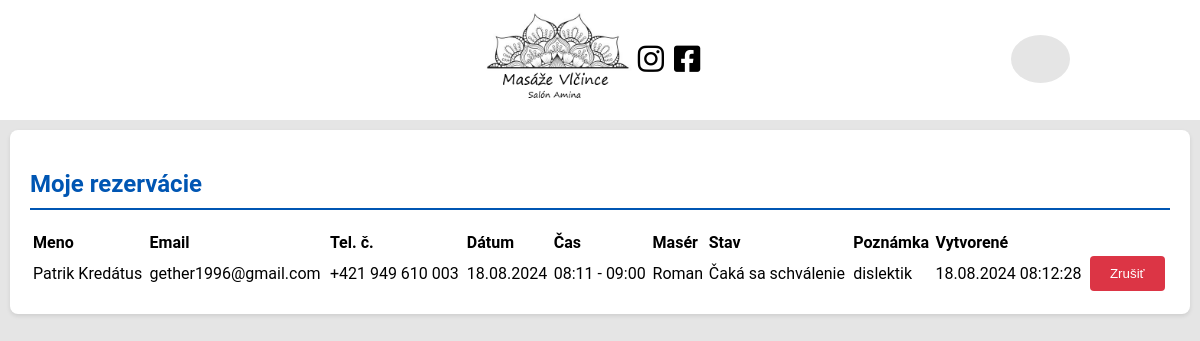
/profile/gether1996@gmail.com/, run on an earlier commit of the app's database.
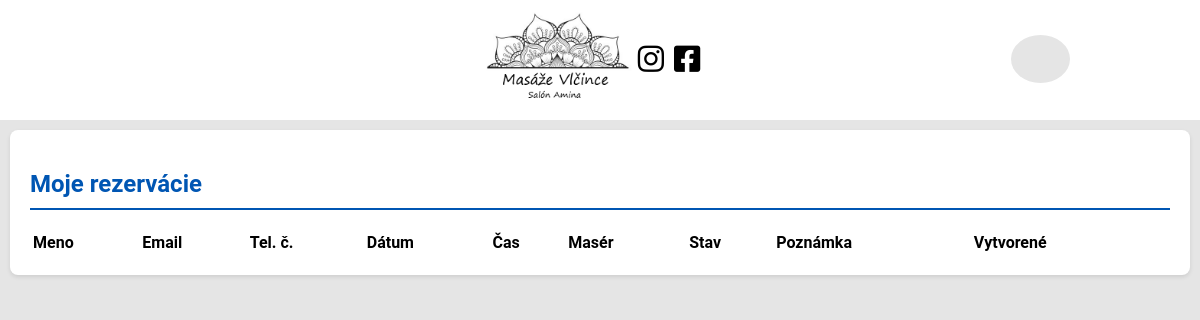
And on a later commit of the database.
### viewer/models.py (models this page shows)
class Reservation(Model):
    user = ForeignKey(CustomUser, on_delete=CASCADE, default=None, blank=True, null=True)
    name_surname = CharField(max_length=150)
    email = EmailField()
    phone_number = CharField(max_length=20)
    datetime_from = DateTimeField()
    datetime_to = DateTimeField()
    active = BooleanField(default=True)
    worker = CharField(max_length=100)
    status = CharField(max_length=50)
    created_at = DateTimeField()
    updated_at = DateTimeField()
    special_request = CharField(max_length=200, default=None, null=True, blank=True)
    personal_note = CharField(max_length=200, default=None, null=True, blank=True)
    cancellation_reason = CharField(max_length=254, default=None, blank=True, null=True)
    def get_date_string(self):
        return self.datetime_from.strftime('%d.%m.%Y')
    def get_time_range_string(self):
        time_from = self.datetime_from.strftime('%H:%M')
        time_to = self.datetime_to.strftime('%H:%M')
        return f'{time_from} - {time_to}'
    def get_created_at_string(self):
        return self.created_at.strftime('%d.%m.%Y %H:%M:%S')

### viewer/views.py (the view)
# urls.py: re_path(r'^profile/(?P<email>[^/]+)/$', profile, name='profile'),
def profile(request, email):
    try:
        user = CustomUser.objects.get(email=email)
        reservations = Reservation.objects.filter(user=user).order_by('datetime_from')
        reservation_data = [
            {
                'id': reservation.id,
                'name_surname': reservation.name_surname,
                'email': reservation.email,
                'phone_number': reservation.phone_number,
                'date': reservation.get_date_string(),
                'time': reservation.get_time_range_string(),
                'worker': reservation.worker,
                'status': reservation.status,
                'special_request': reservation.special_request,
                'created_at': reservation.get_created_at_string(),
            }
            for reservation in reservations
        ]
        context = {
            'reservation_data': reservation_data
        }
        return render(request, 'profile.html', context)
    except CustomUser.DoesNotExist:
        message = _('Najskôr sa prihláste.')
        return render(request, 'error.html', {'message': message})

### viewer/context_processors.py (called while the page is built)
def language_code(request):
    language_code = request.session.get('django_language', 'sk')
    return {'language_code': language_code}

### viewer/templates/profile.html (shortened to what this page needs)
{% extends 'base.html' %}
{% load static %}
{% load i18n %}
{% block content %}
    {% include 'navbar.html' %}
    <div class="table-container-profile">
        <h2>{% trans 'Moje rezervácie' %}</h2>
        <table class="table-profile">
            <thead>
                <tr>
                    <th>{% trans 'Meno' %}</th>
                    <th>Email</th>
                    <th>{% trans 'Tel. č.' %}</th>
                    <th>{% trans 'Dátum' %}</th>
                    <th>{% trans 'Čas' %}</th>
                    <th>{% trans 'Masér' %}</th>
                    <th>{% trans 'Stav' %}</th>
                    <th>{% trans 'Poznámka' %}</th>
                    <th>{% trans 'Vytvorené' %}</th>
                    <th></th>
                </tr>
            </thead>
            <tbody>
                {% for reservation in reservation_data %}
                    <tr>
                        <td>{{reservation.name_surname}}</td>
                        <td>{{reservation.email}}</td>
                        <td>{{reservation.phone_number}}</td>
                        <td>{{reservation.date}}</td>
                        <td>{{reservation.time}}</td>
                        <td>{{reservation.worker}}</td>
                        <td>{{reservation.status}}</td>
                        <td>{{reservation.special_request}}</td>
                        <td>{{reservation.created_at}}</td>
                        <td>
                            <button class="deactivate-btn" onclick="deactivate('{{ reservation.id }}')">{% trans 'Zrušiť' %}</button>
                        </td>
                    </tr>
                {% endfor %}
            </tbody>
        </table>
    </div>
{% endblock %}

### viewer/templates/base.html (shortened to what this page needs)
<!DOCTYPE html>
<html>
{% load static %}
<head>
    <link rel="stylesheet" href="{% static 'fontawesome/css/all.css' %}">
    <link rel="stylesheet" type="text/css" href="{% static 'style.css' %}">
</head>
<body>
    {% block content %}{% endblock %}
</body>
</html>

### viewer/templates/navbar.html (shortened to what this page needs)
{% load i18n %}
{% load static %}
{% load language_switch %}
<nav class="navbar">
    <div class="navbar-content">
        <a href="{% url 'homepage' %}">
            <img class="logo-image" src="{% static 'images/logo1.png' %}" alt="fasdf">
        </a>
        <div class="nav-contact">
          <div class="social-icons">
            <a href="https://www.instagram.com/masazevlcince/" target="_blank"><i class="fab fa-instagram" title="Instagram"></i></a>
          </div>
          <div class="social-icons">
            <a href="https://www.facebook.com/salonAminaSK" target="_blank"><i class="fa-brands fa-square-facebook" title="Facebook"></i></a>
          </div>
        </div>
        <div class="navbar-language-button">
        {% if language_code == 'en' %}
            <button class="switch-language-button"><img src="{% static 'images/united-kingdom.png' %}" alt="" title="{% trans 'Prepnúť jazyk' %}"></button>
        {% else %}
            <button class="switch-language-button"><img src="{% static 'images/slovakia.png' %}" alt="" title="{% trans 'Prepnúť jazyk' %}"></button>
        {% endif %}
        </div>
    {% if request.user.is_authenticated %}
        <div class="navbar-user-info">
            <b>{{ user.email }} <i class="fa-duotone fa-user avatar-user-icon" id="avatar-user-icon"></i></b>
            <div style="background-color: white;" class="dropdown" id="dropdown-menu">
                {% if user.is_superuser %}
                    <a class="dropdown-link" href="{% url 'settings_view' %}">{% trans 'Nastavenia' %}</a>
                    <a class="dropdown-link" href="{% url 'admin:index' %}viewer/reservation/">{% trans 'Prehľad rezervácií' %}</a>
                    <a class="dropdown-link" href="#" onclick="logoutConfirmation()"><i class="fas fa-sign-out-alt"></i> {% trans 'Odhlásiť sa' %}</a>
                {% else %}
                    <a class="dropdown-link" href="{% url 'profile' email=user.email %}">{% trans 'Môj profil' %}</a>
                    <a class="dropdown-link" href="#" onclick="logoutConfirmation()"><i class="fas fa-sign-out-alt"></i> {% trans 'Odhlásiť sa' %}</a>
                {% endif %}
            </div>
        </div>
    {% else %}
        <div class="navbar-user-info">
            <b><i class="fa-duotone fa-user avatar-user-icon" id="avatar-user-icon"></i></b>
        </div>
    {% endif %}
    </div>
</nav>

### static/style.css (style rules this page uses)
body { margin: 0px; padding: 0px; font-family: 'Roboto', sans-serif; background-color: #e5e5e5; }
.logo-image { width: 150px; cursor: pointer; }
.navbar { position: fixed; top: 0; width: 100%; height: 120px; background: white; font-weight: bold; justify-content: center; display: flex; align-items: center; z-index: 8000; }
.navbar-content { max-width: 200px; justify-content: center; display: flex; align-items: center; }
.navbar-user-info { position: absolute; top: 35px; right: 130px; font-size: 19px; background-color: transparent; border: none; margin-bottom: 0; padding: 0px; }
.avatar-user-icon { font-size: 20px; border: none; background-color: #e5e5e5; padding: 14px; border-radius: 50%; margin-bottom: 0; margin-left: 10px; cursor: pointer; transition: 0.3s; }
.nav-contact { display: flex; align-items: center; }
.fa-square-facebook, .fa-instagram { transition: 0.3s; }
.social-icons { display: flex; align-items: center; }
.social-icons a { text-decoration: none; color: black; margin: 5px; font-size: 30px; }
.switch-language-button { background-color: transparent; border-radius: 50%; border: none; transition: 0.3s; margin-bottom: 2px; margin-left: 0px; }
.table-container-profile { width: 95%; margin: auto; background-color: #fff; padding: 20px; border-radius: 8px; box-shadow: 0 2px 4px rgba(0, 0, 0, 0.1); }
.table-container-settings h2, .table-container-profile h2 { font-size: 24px; margin-bottom: 20px; color: #0056b3; border-bottom: 2px solid #0056b3; padding-bottom: 10px; }
.table-profile { width: 100%; text-align: left; }

What changed in the data, as far as the page shows it:
removed Reservation: name_surname "Patrik Kredátus", email "gether1996@gmail.com", phone_number "+421 949 610 003", worker "Roman", status "Čaká sa schválenie", special_request "dislektik"
Also different on the page:
list line gone: "18.08.2024 08:11 - 09:00 18.08.2024 08:12:28 Zrušiť"
